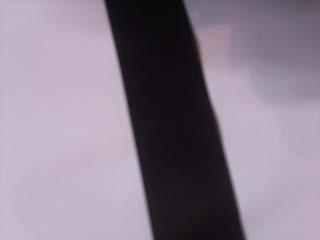
#> input picture line.jpg, 320 x 240 px
$ jupyter execute line.ipynb
#> lines starting #> are read from the running program, lines starting #| are printed output that depends on the picture
[cell 1]
import cv2 as cv
import numpy as np
import matplotlib.pyplot as plt

[cell 2]
image = cv.imread("line.jpg")
#> image is the input picture: shape (240, 320, 3); mean B, G, R 142, 127.3, 138.8
assert image is not None, "unable to read file"

[cell 3]
resized = cv.resize(image, (320,240))
gray = cv.cvtColor(resized, cv.COLOR_BGR2GRAY)

#convert the image into an int32
row = gray[180].astype(np.int32)
#> row = 320 values, max 194 at index 3, min 21 at index 192, mean 141.2
#print(row)

[cell 4]
#get a list of differences from every pixel of this row
diff = np.diff(row)
#> diff = 319 values, max 32 at index 231, min -39 at index 142, mean -0.0408
#print(diff)

Plotting the diff list

[cell 5]
#since we are using the x axis

x = np.arange(len(diff))
#> x = 319 values from 0 to 318
plt.plot(x, diff) #this is a none blurred image
plt.savefig('NO BLUR') #the noise is visible
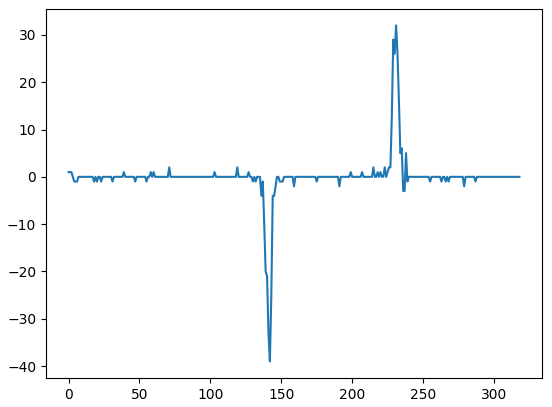
#> figure drawn by matplotlib, 1 panel; curve peaks at x = 231, y = 32

[cell 6]
gray = cv.cvtColor(resized, cv.COLOR_BGR2GRAY)
blurred = cv.blur(gray, (1,1))
row = blurred[180].astype(np.int32)
diff = np.diff(row)
x_blurred = np.arange(len(diff))
#> x_blurred = 319 values from 0 to 318
#plt.plot(x_blurred, diff)

Locating the line from the images....
The peaks from the image represent the edges of our line,
to fint the middle, add the left and right peaks and divide them by two.

[cell 7]
diff = np.diff(row)
#print(diff)

max_d = np.amax(diff, 0)
#> max_d = 32
min_d = np.amin(diff, 0)
#> min_d = -39
print(min_d, max_d)
#| -39 32

These are values and not locations. therefore, we need to find the index of these locations.

[cell 8]
highest = np.where(diff == max_d) [0] [0]
#> highest = 231
# print(highest)
lowest = np.where(diff == min_d)[0][0]
#> lowest = 142
# print(lowest)
middle = (highest + lowest) // 2
#> middle = 186
# print(middle)

[cell 9]
plt.plot([middle, middle], [max_d, min_d], "r-")
plt.plot([lowest, lowest], [max_d, min_d], 'g--')
plt.plot([highest, highest], [max_d, min_d], 'g--')
plt.plot(x, diff)
